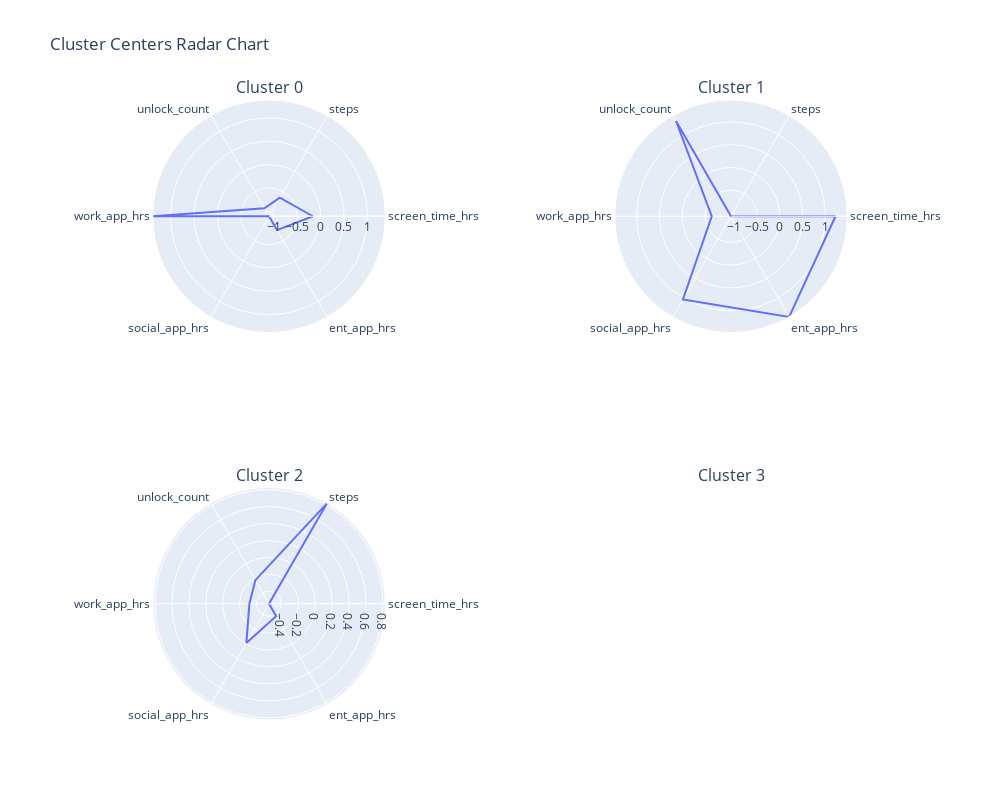

Here is the notebook cell this chart was saved with:
### Code cell
#Radar chart of cluster centers
import plotly.express as px
import plotly.graph_objects as go
from plotly.subplots import make_subplots

fig1=px.line_polar(r=centers[0], theta=labels, line_close=True)
fig2=px.line_polar(r=centers[1], theta=labels, line_close=True)
fig3=px.line_polar(r=centers[2], theta=labels, line_close=True)

fig = make_subplots(rows=2, cols=2, specs=[[{'type': 'polar'} , {'type': 'polar'}], [{'type': 'polar'}, {'type': 'polar'}]],
                    subplot_titles=( 'Cluster 0', 'Cluster 1', 'Cluster 2', 'Cluster 3'))
fig.add_trace(fig1.data[0], row=1, col=1)
fig.add_trace(fig2.data[0], row=1, col=2)
fig.add_trace(fig3.data[0], row=2, col=1)
fig.update_layout(height=800, width=1000, title_text="Cluster Centers Radar Chart")
fig.show()

### Figure 1 — Plotly figure (JSON) as saved in the notebook; plotly's stock layout.template omitted (floating-point values rounded to 4 significant figures)
{"data": [{"hovertemplate": "r=%{r}<br>theta=%{theta}<extra></extra>", "legendgroup": "", "line": {"color": "#636efa", "dash": "solid"}, "marker": {"symbol": "circle"}, "mode": "lines", "name": "", "r": [-0.1657, -0.6436, -0.9091, 1.384, -1.105, -0.7623, -0.1657], "showlegend": false, "subplot": "polar", "theta": ["screen_time_hrs", "steps", "unlock_count", "work_app_hrs", "social_app_hrs", "ent_app_hrs", "screen_time_hrs"], "type": "scatterpolar"}, {"hovertemplate": "r=%{r}<br>theta=%{theta}<extra></extra>", "legendgroup": "", "line": {"color": "#636efa", "dash": "solid"}, "marker": {"symbol": "circle"}, "mode": "lines", "name": "", "r": [1.225, -1.074, 1.345, -0.6508, 1.04, 1.483, 1.225], "showlegend": false, "subplot": "polar2", "theta": ["screen_time_hrs", "steps", "unlock_count", "work_app_hrs", "social_app_hrs", "ent_app_hrs", "screen_time_hrs"], "type": "scatterpolar"}, {"hovertemplate": "r=%{r}<br>theta=%{theta}<extra></extra>", "legendgroup": "", "line": {"color": "#636efa", "dash": "solid"}, "marker": {"symbol": "circle"}, "mode": "lines", "name": "", "r": [-0.5469, 0.8269, -0.2251, -0.3152, -0.01252, -0.3778, -0.5469], "showlegend": false, "subplot": "polar3", "theta": ["screen_time_hrs", "steps", "unlock_count", "work_app_hrs", "social_app_hrs", "ent_app_hrs", "screen_time_hrs"], "type": "scatterpolar"}], "layout": {"annotations": [{"font": {"size": 16}, "showarrow": false, "text": "Cluster 0", "x": 0.225, "xanchor": "center", "xref": "paper", "y": 1, "yanchor": "bottom", "yref": "paper"}, {"font": {"size": 16}, "showarrow": false, "text": "Cluster 1", "x": 0.775, "xanchor": "center", "xref": "paper", "y": 1, "yanchor": "bottom", "yref": "paper"}, {"font": {"size": 16}, "showarrow": false, "text": "Cluster 2", "x": 0.225, "xanchor": "center", "xref": "paper", "y": 0.375, "yanchor": "bottom", "yref": "paper"}, {"font": {"size": 16}, "showarrow": false, "text": "Cluster 3", "x": 0.775, "xanchor": "center", "xref": "paper", "y": 0.375, "yanchor": "bottom", "yref": "paper"}], "height": 800, "polar": {"domain": {"x": [0, 0.45], "y": [0.625, 1]}}, "polar2": {"domain": {"x": [0.55, 1], "y": [0.625, 1]}}, "polar3": {"domain": {"x": [0, 0.45], "y": [0, 0.375]}}, "polar4": {"domain": {"x": [0.55, 1], "y": [0, 0.375]}}, "title": {"text": "Cluster Centers Radar Chart"}, "width": 1000}}
